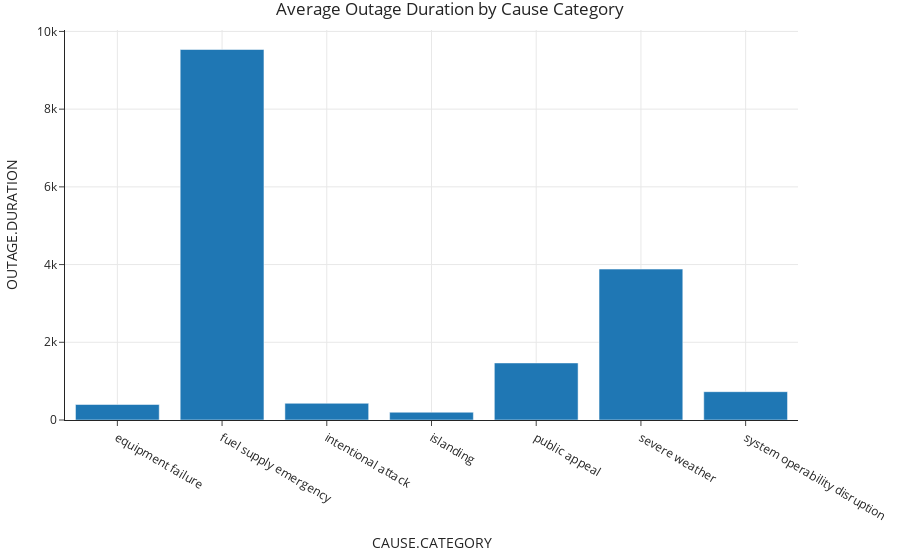

Write notebook code for a chart like this one.
### Code cell
fig1 = px.bar(
    outages_grouped, 
    x="CAUSE.CATEGORY", 
    y="OUTAGE.DURATION", 
    title="Average Outage Duration by Cause Category"
)
fig1.show()

### Figure 1 — Plotly figure (JSON) as saved in the notebook; plotly's stock layout.template omitted (floating-point values rounded to 4 significant figures)
{"data": [{"alignmentgroup": "True", "hovertemplate": "CAUSE.CATEGORY=%{x}<br>OUTAGE.DURATION=%{y}<extra></extra>", "legendgroup": "", "marker": {"color": "#1F77B4", "pattern": {"shape": ""}}, "name": "", "offsetgroup": "", "orientation": "v", "showlegend": false, "textposition": "auto", "type": "bar", "x": ["equipment failure", "fuel supply emergency", "intentional attack", "islanding", "public appeal", "severe weather", "system operability disruption"], "xaxis": "x", "y": [399.1, 9535, 430.0, 200.5, 1468.0, 3884.0, 728.9], "yaxis": "y"}], "layout": {"autosize": true, "barmode": "relative", "legend": {"tracegroupgap": 0}, "title": {"text": "Average Outage Duration by Cause Category"}, "xaxis": {"anchor": "y", "autorange": true, "domain": [0, 1], "range": [-0.5, 6.5], "title": {"text": "CAUSE.CATEGORY"}, "type": "category"}, "yaxis": {"anchor": "x", "autorange": true, "domain": [0, 1], "range": [0, 10040.0], "title": {"text": "OUTAGE.DURATION"}, "type": "linear"}}}
